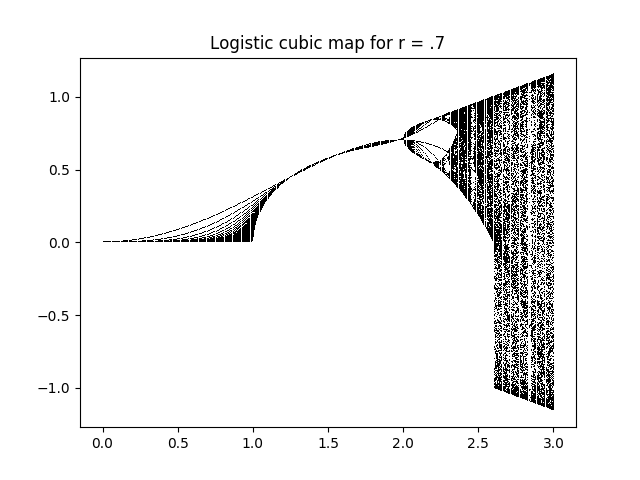

This chart was generated by the following Python code:
#!/usr/bin/env python3

# created to visualize a logistic map for a problem in non-linear dynamics. Very Pretty
# strogatz problem 6

import numpy as np
from matplotlib.pyplot import *

def logmap(r,x):
	xn = r*(1-x**2)*x
	return xn


rlist = np.linspace(0,3,400)
xdata = []
rdata = []

# Must run the logistic map many times (about 300) to allow the values
# to settle to its eventual behavior. (that's the reason for the 1st 'for loop'
# Then, it gets run again and that behavior is plotted

for r in rlist:
	for i in range(300):
		x = .7
		x = logmap(r,x)
	
	
	for i in range(300):
		x = logmap(r,x)
		rdata.append(r)
		xdata.append(x)


fig,ax = subplots()
plot(rdata,xdata,'k.',marker=',',markersize=.3)
title('Logistic cubic map for r = .7')
fig.show()

input("<enter>")
